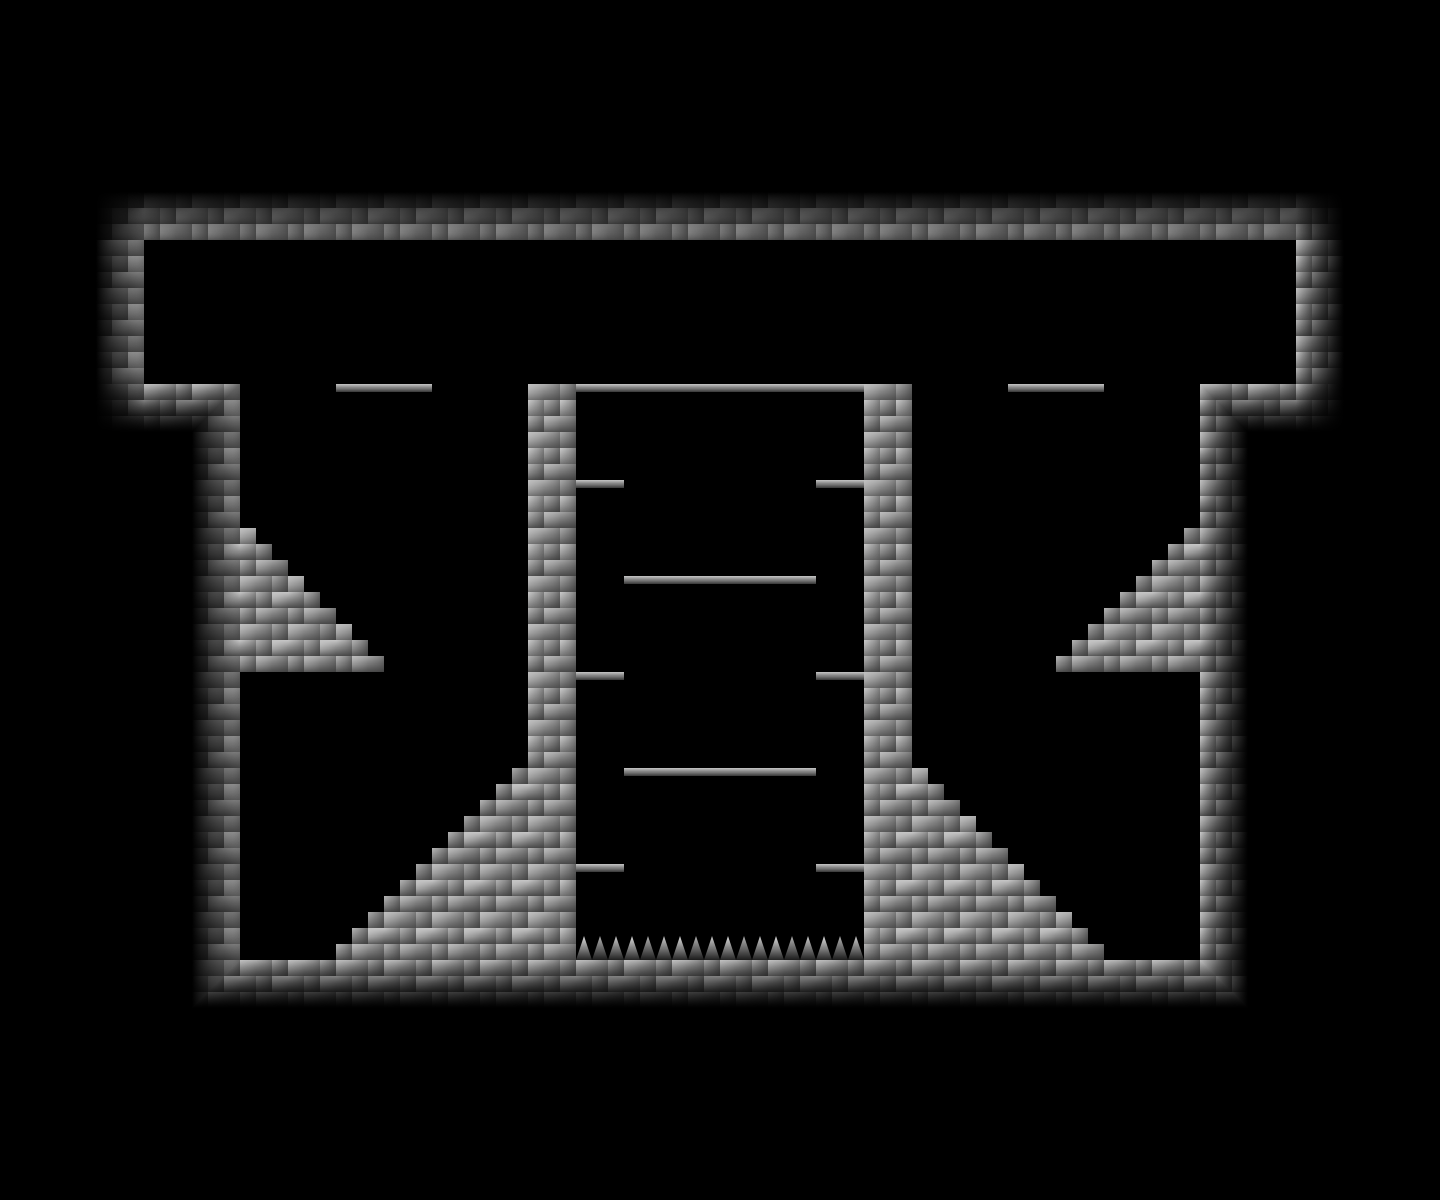

Tiled map render using the project's own tile images. Description and the map definition, with tile-layer contents summarised, below:
An orthogonal 30x25 tile map with 48x48 px tiles, 8 tile layers (Ground, Shadows, ShadowsRight, ShadowsLeft, ...) and 78 objects (48x SolidCollision, 11x JumpThroughCollision, 10x Light, 6x EnemySpawn, 2x Connection, ...).

<map version="1.4" tiledversion="1.4.3" orientation="orthogonal" renderorder="right-down" width="30" height="25" tilewidth="48" tileheight="48" infinite="0" nextlayerid="22" nextobjectid="129">
 <tileset firstgid="1" source="../../../tilesets/DungeonNormal.tsx" />
 <layer id="1" name="Ground" width="30" height="25">
  <data>[750 cells, 506 non-empty, 8 distinct tile ids]</data>
 </layer>
 <layer id="21" name="Shadows" width="30" height="25">
  <data>[750 cells, 420 non-empty, 9 distinct tile ids]</data>
 </layer>
 <layer id="18" name="ShadowsRight" width="30" height="25">
  <data>[750 cells, 15 non-empty, 3 distinct tile ids]</data>
 </layer>
 <layer id="19" name="ShadowsLeft" width="30" height="25">
  <data>[750 cells, 15 non-empty, 3 distinct tile ids]</data>
 </layer>
 <layer id="9" name="TOP_LEFT" width="30" height="25">
  <data>[750 cells, 9 non-empty, 3 distinct tile ids]</data>
 </layer>
 <layer id="20" name="TOP_LEFTShadows" width="30" height="25">
  <data>[750 cells, 15 non-empty, 2 distinct tile ids]</data>
 </layer>
 <layer id="10" name="TOP_RIGHT" width="30" height="25">
  <data>[750 cells, 9 non-empty, 3 distinct tile ids]</data>
 </layer>
 <layer id="17" name="TOP_RIGHTShadows" width="30" height="25">
  <data>[750 cells, 15 non-empty, 2 distinct tile ids]</data>
 </layer>
 <objectgroup id="2" name="SolidCollisions">
  <object id="2" type="SolidCollision" x="0" y="0" width="1440" height="240" />
  <object id="5" type="SolidCollision" x="1200" y="384" width="240" height="816" />
  <object id="6" type="SolidCollision" x="240" y="960" width="960" height="240" />
  <object id="7" type="SolidCollision" x="0" y="384" width="240" height="816" />
  <object id="58" type="SolidCollision" x="240" y="656" width="144" height="16" />
  <object id="59" type="SolidCollision" x="240" y="640" width="128" height="16" />
  <object id="60" type="SolidCollision" x="240" y="624" width="112" height="16" />
  <object id="61" type="SolidCollision" x="240" y="608" width="96" height="16" />
  <object id="62" type="SolidCollision" x="240" y="592" width="80" height="16" />
  <object id="63" type="SolidCollision" x="240" y="576" width="64" height="16" />
  <object id="64" type="SolidCollision" x="240" y="560" width="48" height="16" />
  <object id="65" type="SolidCollision" x="240" y="544" width="32" height="16" />
  <object id="66" type="SolidCollision" x="240" y="528" width="16" height="16" />
  <object id="67" type="SolidCollision" x="528" y="384" width="48" height="576" />
  <object id="68" type="SolidCollision" x="384" y="896" width="144" height="16" />
  <object id="69" type="SolidCollision" x="400" y="880" width="128" height="16" />
  <object id="70" type="SolidCollision" x="416" y="864" width="112" height="16" />
  <object id="71" type="SolidCollision" x="432" y="848" width="96" height="16" />
  <object id="72" type="SolidCollision" x="448" y="832" width="80" height="16" />
  <object id="73" type="SolidCollision" x="464" y="816" width="64" height="16" />
  <object id="74" type="SolidCollision" x="480" y="800" width="48" height="16" />
  <object id="75" type="SolidCollision" x="496" y="784" width="32" height="16" />
  <object id="76" type="SolidCollision" x="512" y="768" width="16" height="16" />
  <object id="77" type="SolidCollision" x="368" y="912" width="160" height="16" />
  <object id="78" type="SolidCollision" x="352" y="928" width="176" height="16" />
  <object id="79" type="SolidCollision" x="336" y="944" width="192" height="16" />
  <object id="106" type="SolidCollision" x="1056" y="656" width="144" height="16" />
  <object id="107" type="SolidCollision" x="1072" y="640" width="128" height="16" />
  <object id="108" type="SolidCollision" x="1088" y="624" width="112" height="16" />
  <object id="109" type="SolidCollision" x="1104" y="608" width="96" height="16" />
  <object id="110" type="SolidCollision" x="1120" y="592" width="80" height="16" />
  <object id="111" type="SolidCollision" x="1136" y="576" width="64" height="16" />
  <object id="112" type="SolidCollision" x="1152" y="560" width="48" height="16" />
  <object id="113" type="SolidCollision" x="1168" y="544" width="32" height="16" />
  <object id="114" type="SolidCollision" x="1184" y="528" width="16" height="16" />
  <object id="115" type="SolidCollision" x="864" y="384" width="48" height="576" />
  <object id="116" type="SolidCollision" x="912" y="896" width="144" height="16" />
  <object id="117" type="SolidCollision" x="912" y="880" width="128" height="16" />
  <object id="118" type="SolidCollision" x="912" y="864" width="112" height="16" />
  <object id="119" type="SolidCollision" x="912" y="848" width="96" height="16" />
  <object id="120" type="SolidCollision" x="912" y="832" width="80" height="16" />
  <object id="121" type="SolidCollision" x="912" y="816" width="64" height="16" />
  <object id="122" type="SolidCollision" x="912" y="800" width="48" height="16" />
  <object id="123" type="SolidCollision" x="912" y="784" width="32" height="16" />
  <object id="124" type="SolidCollision" x="912" y="768" width="16" height="16" />
  <object id="125" type="SolidCollision" x="912" y="912" width="160" height="16" />
  <object id="126" type="SolidCollision" x="912" y="928" width="176" height="16" />
  <object id="127" type="SolidCollision" x="912" y="944" width="192" height="16" />
 </objectgroup>
 <objectgroup id="3" name="JumpThroughCollisions">
  <object id="8" type="JumpThroughCollision" x="576" y="384" width="288" height="12" />
  <object id="9" type="JumpThroughCollision" x="624" y="576" width="192" height="12" />
  <object id="32" type="JumpThroughCollision" x="624" y="768" width="192" height="12" />
  <object id="49" type="JumpThroughCollision" x="336" y="384" width="96" height="12" />
  <object id="50" type="JumpThroughCollision" x="1008" y="384" width="96" height="12" />
  <object id="51" type="JumpThroughCollision" x="816" y="480" width="48" height="12" />
  <object id="53" type="JumpThroughCollision" x="576" y="480" width="48" height="12" />
  <object id="54" type="JumpThroughCollision" x="576" y="672" width="48" height="12" />
  <object id="55" type="JumpThroughCollision" x="816" y="672" width="48" height="12" />
  <object id="56" type="JumpThroughCollision" x="816" y="864" width="48" height="12" />
  <object id="57" type="JumpThroughCollision" x="576" y="864" width="48" height="12" />
 </objectgroup>
 <objectgroup id="5" name="DamageCollisions">
  <object id="10" type="DamageCollisions" x="576" y="936" width="288" height="24">
   <properties>
    <property name="amountOfDamages" type="float" value="10" />
   </properties>
  </object>
 </objectgroup>
 <objectgroup id="6" name="Connections">
  <object id="11" type="Connection" x="0" y="240" width="144" height="144">
   <properties>
    <property name="connectionPosition" value="LEFT" />
   </properties>
  </object>
  <object id="12" type="Connection" x="1296" y="240" width="144" height="144">
   <properties>
    <property name="connectionPosition" value="RIGHT" />
   </properties>
  </object>
 </objectgroup>
 <objectgroup id="8" name="SpawnPoints">
  <object id="20" name="Enemy Spawn" type="EnemySpawn" x="624" y="384">
   <properties>
    <property name="enemies" value="test_enemy" />
    <property name="flying" type="bool" value="false" />
   </properties>
   <point />
  </object>
  <object id="21" name="Enemy Spawn" type="EnemySpawn" x="816" y="384">
   <properties>
    <property name="enemies" value="skeleton_archer" />
   </properties>
   <point />
  </object>
  <object id="22" name="Enemy Spawn" type="EnemySpawn" x="720" y="768">
   <properties>
    <property name="enemies" value="test_enemy" />
   </properties>
   <point />
  </object>
  </objectgroup>
 <objectgroup id="7" name="Objects" />
 <objectgroup id="11" name="Lights">
  <!-- 10 objects omitted --></objectgroup>
</map>
<!-- 13 of 78 objects omitted -->
